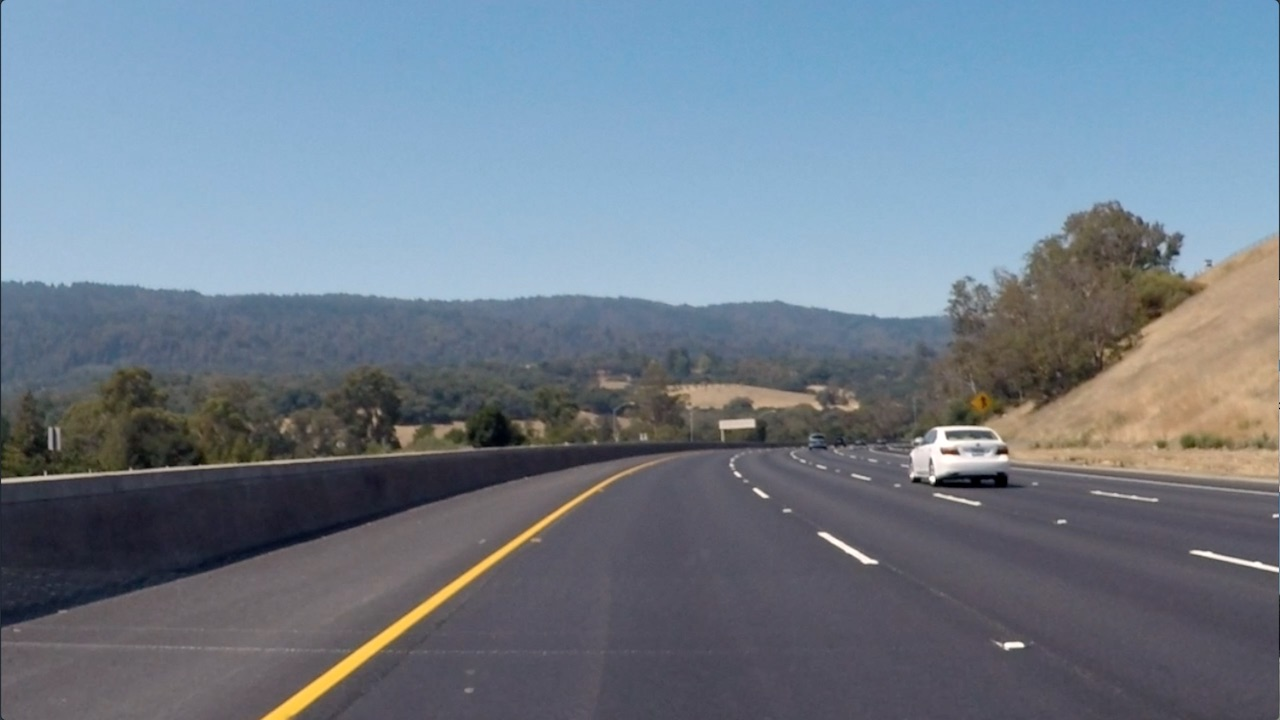
#> input picture test_images/curved-lane.jpg, 1280 x 720 px; its folder holds only this picture in this run
$ python -i stage1_util.py   (imports and definitions only)   (older library calls are emulated)
#> lines starting #> are read from the running program, lines starting #| are printed output that depends on the picture; after the words box and inside, x2 and y2 are one past the last pixel; in counts of white or black regions, pixels touching at a corner belong together
import numpy as np
import cv2
import glob
import pickle

# [54 lines left out: functions calibrate, load_camera_cal, not called in this run]

def cal_undistort(img, mtx, dist):
    undist = cv2.undistort(img, mtx, dist, None, mtx)
    return undist

#handcrafted road points for perspective projection matrix calculation
src = np.float32 ([
        [220, 651],
        [350, 577],
        [828, 577],
        [921, 651]
    ])

dst = np.float32 ([
        [220, 651],
        [220, 577],
        [921, 577],
        [921, 651]
    ])

#h = 1280 #exampleImg_undistort.shape[:2]
#w = 720

# define source and destination points for transform
#src = np.float32([(575,464),
#                  (707,464),
#                  (258,682),
#                  (1049,682)])
#dst = np.float32([(450,0),
#                  (w-450,0),
#                  (450,h),
#                  (w-450,h)])

# calculating front view -> top view projection matrix
M_perspective_720 = cv2.getPerspectiveTransform (src, dst)
# calculating top -> front view matrix
M_perspective_inv_720 = cv2.getPerspectiveTransform (dst, src)

# [52 lines left out: functions corners_unwarp, morphology_filter, not called in this run]

# Define a function that applies Sobel x or y,
# then takes an absolute value and applies a threshold.
# Note: calling your function with orient='x', thresh_min=5, thresh_max=100
# should produce output like the example image shown above this quiz.
def abs_sobel_thresh(img, orient='x', sobel_kernel=3, thresh=(0, 255), space = 'gray', ch=0):
    # Convert to grayscale
    gray = img
    if space == 'gray':
        gray = cv2.cvtColor(img, cv2.COLOR_RGB2GRAY)
    elif space == 'hls':
        hls = cv2.cvtColor(img, cv2.COLOR_RGB2HLS)
        #H = hls[:,:,0]
        #L = hls[:,:,1]
        gray = hls[:,:,ch]
    elif space == 'hsv':
        hls = cv2.cvtColor(img, cv2.COLOR_RGB2HSV)
        #H = hls[:,:,0]
        #L = hls[:,:,1]
        gray = hls[:,:,ch]
    elif space == 'yuv':
        hls = cv2.cvtColor(img, cv2.COLOR_RGB2YUV)
        #H = hls[:,:,0]
        #L = hls[:,:,1]
        gray = hls[:,:,ch]
    else:
        gray = cv2.cvtColor(img, cv2.COLOR_RGB2GRAY)

    # Apply x or y gradient with the OpenCV Sobel() function
    # and take the absolute value
    if orient == 'x':
        abs_sobel = np.absolute(cv2.Sobel(gray, cv2.CV_64F, 1, 0, ksize=sobel_kernel))
    if orient == 'y':
        abs_sobel = np.absolute(cv2.Sobel(gray, cv2.CV_64F, 0, 1, ksize=sobel_kernel))
    # Rescale back to 8 bit integer
    scaled_sobel = np.uint8(255*abs_sobel/np.max(abs_sobel))
    # Create a copy and apply the threshold
    binary_output = np.zeros_like(scaled_sobel)
    # Here I'm using inclusive (>=, <=) thresholds, but exclusive is ok too
    binary_output[(scaled_sobel >= thresh[0]) & (scaled_sobel <= thresh[1])] = 1

    # Return the result
    return binary_output

# Define a function that applies Sobel x and y,
# then computes the magnitude of the gradient
# and applies a threshold
def mag_thresh(img, sobel_kernel=3, mag_thresh=(0, 255), space = 'gray', ch=1):
    # Convert to grayscale
    gray = img
    if space == 'gray':
        gray = cv2.cvtColor(img, cv2.COLOR_RGB2GRAY)
    elif space == 'hls':
        hls = cv2.cvtColor(img, cv2.COLOR_RGB2HLS)
        #H = hls[:,:,0]
        #L = hls[:,:,1]
        gray = hls[:,:,ch]
    elif space == 'hsv':
        hsv = cv2.cvtColor(img, cv2.COLOR_RGB2HSV)
        #H = hls[:,:,0]
        #L = hls[:,:,1]
        gray = hsv[:,:,ch]
    elif space == 'yuv':
        hls = cv2.cvtColor(img, cv2.COLOR_RGB2YUV)
        #H = hls[:,:,0]
        #L = hls[:,:,1]
        gray = hls[:,:,ch]
    else:
        gray = cv2.cvtColor(img, cv2.COLOR_RGB2GRAY)
    # Take both Sobel x and y gradients
    sobelx = cv2.Sobel(gray, cv2.CV_64F, 1, 0, ksize=sobel_kernel)
    sobely = cv2.Sobel(gray, cv2.CV_64F, 0, 1, ksize=sobel_kernel)
    # Calculate the gradient magnitude
    gradmag = np.sqrt(sobelx**2 + sobely**2)
    # Rescale to 8 bit
    scale_factor = np.max(gradmag)/255
    gradmag = (gradmag/scale_factor).astype(np.uint8)
    # Create a binary image of ones where threshold is met, zeros otherwise
    binary_output = np.zeros_like(gradmag)
    binary_output[(gradmag >= mag_thresh[0]) & (gradmag <= mag_thresh[1])] = 1

    # Return the binary image
    return binary_output

# Define a function that applies Sobel x and y,
# then computes the direction of the gradient
# and applies a threshold.
# Define a function to threshold an image for a given range and Sobel kernel
def dir_threshold(img, sobel_kernel=3, thresh=(0, np.pi/2), space = 'gray', ch=1):
    # Convert to grayscale
    gray = img
    if space == 'gray':
        gray = cv2.cvtColor(img, cv2.COLOR_RGB2GRAY)
    elif space == 'hls':
        hls = cv2.cvtColor(img, cv2.COLOR_RGB2HLS)
        #H = hls[:,:,0]
        #L = hls[:,:,1]
        gray = hls[:,:,ch]
    elif space == 'hsv':
        hls = cv2.cvtColor(img, cv2.COLOR_RGB2HSV)
        #H = hls[:,:,0]
        #L = hls[:,:,1]
        gray = hls[:,:,ch]
    elif space == 'yuv':
        hls = cv2.cvtColor(img, cv2.COLOR_RGB2YUV)
        #H = hls[:,:,0]
        #L = hls[:,:,1]
        gray = hls[:,:,ch]
    else:
        gray = cv2.cvtColor(img, cv2.COLOR_RGB2GRAY)
    # Calculate the x and y gradients
    sobelx = cv2.Sobel(gray, cv2.CV_64F, 1, 0, ksize=sobel_kernel)
    sobely = cv2.Sobel(gray, cv2.CV_64F, 0, 1, ksize=sobel_kernel)
    # Take the absolute value of the gradient direction,
    # apply a threshold, and create a binary image result
    absgraddir = np.arctan2(np.absolute(sobely), np.absolute(sobelx))
    binary_output =  np.zeros_like(absgraddir)
    binary_output[(absgraddir >= thresh[0]) & (absgraddir <= thresh[1])] = 1

    # Return the binary image
    return binary_output

# Edit this function to create your own pipeline.
def pipeline(img, s_thresh=(140, 255), sx_thresh=(30, 100)):
    img = np.copy(img)
    # Choose a Sobel kernel size
    ksize = 15 # Choose a larger odd number to smooth gradient measurements

    # Apply each of the thresholding functions
    gradx = abs_sobel_thresh(img, orient='x', sobel_kernel=ksize, thresh=sx_thresh, space = 'yuv', ch=0)
    grady = abs_sobel_thresh(img, orient='y', sobel_kernel=ksize, thresh=sx_thresh, space = 'yuv', ch=0)
    mag_binary = mag_thresh(img, sobel_kernel=ksize, mag_thresh=sx_thresh, space = 'yuv', ch=0)
    dir_binary = dir_threshold(img, sobel_kernel=ksize, thresh=(.7, 1.3), space = 'yuv', ch=0)

    combined = np.zeros_like(dir_binary)
    #combined[((gradx == 1) & (grady == 1)) | ((mag_binary == 1) & (dir_binary == 1))] = 1
    combined[((gradx == 1) & (grady == 1) & (dir_binary == 1))] = 1
    #scaled_combined = np.uint8(255*combined/np.max(combined))

    # Convert to HSV color space and separate the V channel
    hsv = cv2.cvtColor(img, cv2.COLOR_RGB2YUV).astype(np.float)
    #l_channel = hsv[:,:,1]
    s_channel = hsv[:,:,1]
    # Sobel x
    #sobelx = cv2.Sobel(l_channel, cv2.CV_64F, 1, 0) # Take the derivative in x
    #abs_sobelx = np.absolute(sobelx) # Absolute x derivative to accentuate lines away from horizontal
    #scaled_sobel = np.uint8(255*abs_sobelx/np.max(abs_sobelx))

    # Threshold x gradient
    #sxbinary = np.zeros_like(scaled_sobel)
    #sxbinary[(scaled_sobel >= sx_thresh[0]) & (scaled_sobel <= sx_thresh[1])] = 1

    # Threshold color channel
    s_binary = np.zeros_like(s_channel)
    s_binary[(s_channel >= s_thresh[0]) & (s_channel <= s_thresh[1])] = 1
    # Stack each channel
    # Note color_binary[:, :, 0] is all 0s, effectively an all black image. It might
    # be beneficial to replace this channel with something else.
    color_binary = np.dstack(( np.zeros_like(combined), combined, s_binary))

    d_binary = np.zeros_like(combined)
    d_binary[(s_binary == 1) | (combined == 1)] = 1

    return d_binary, color_binary


>>> import cv2
>>> picture = cv2.cvtColor(cv2.imread('test_images/curved-lane.jpg'), cv2.COLOR_BGR2RGB)
>>> result = pipeline(picture)
#> in pipeline, `gradx = abs_sobel_thresh(img, orient='x', sobel_kernel=ksize, thresh=s..`:
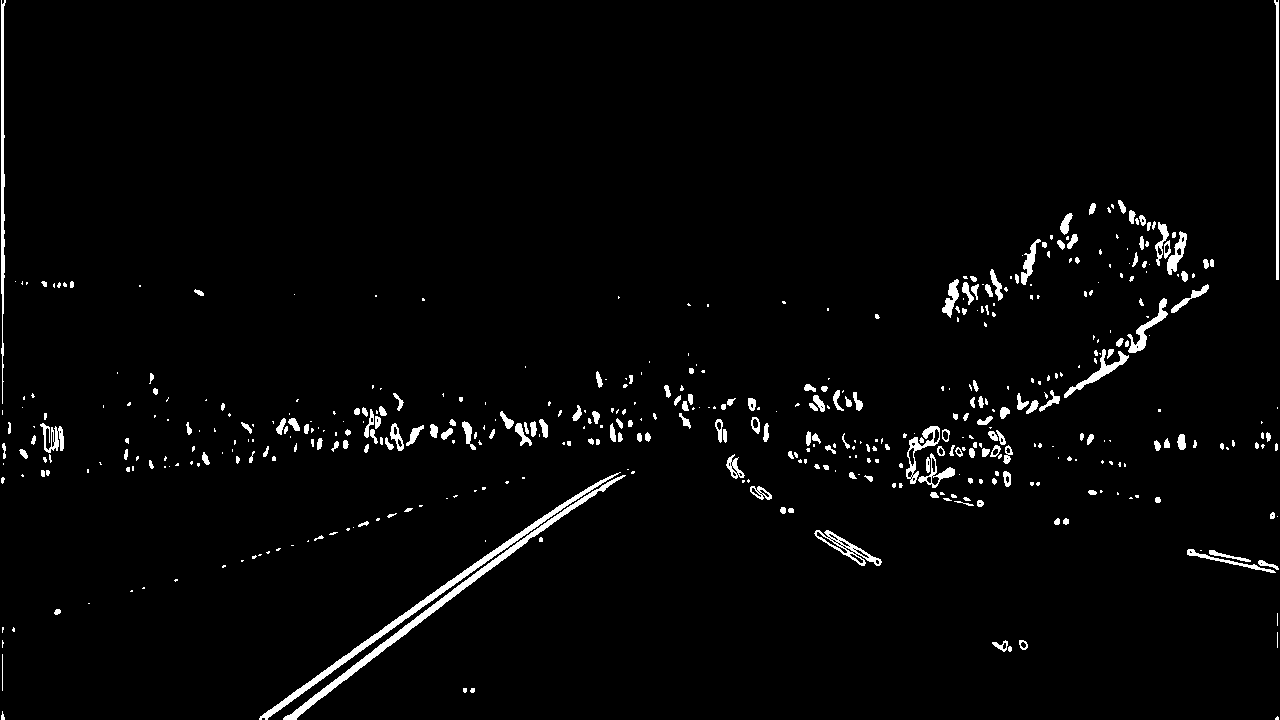
#> gradx: shape (720, 1280); values 0 (black) and 1 (white), 2.5% white; 476 white regions (271 under 20 px), largest, box (x1, y1, x2, y2) and area: (283, 475, 626, 720) 2493, (259, 472, 621, 720) 2400, (1, 0, 6, 404) 1094
#> in mag_thresh, `sobely = cv2.Sobel(gray, cv2.CV_64F, 0, 1, ksize=sobel_kernel)`:
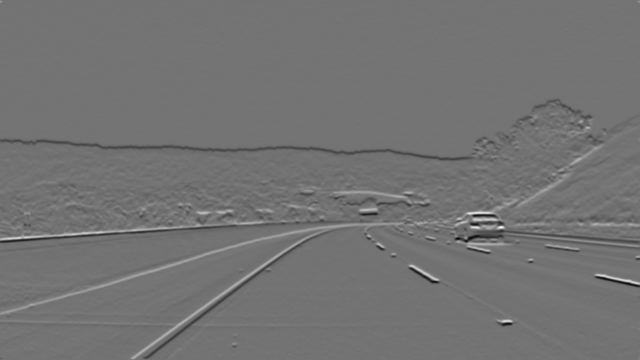
#> sobely: shape (720, 1280) float64 (shown at 1/2 size); min -4.58e+09, max 5.54e+09, mean -12593762.9; drawn with min black and max white
#> in mag_thresh, `scale_factor = np.max(gradmag)/255`: scale_factor = 22316288.4
#> in pipeline, `hsv = cv2.cvtColor(img, cv2.COLOR_RGB2YUV).astype(np.float)`:
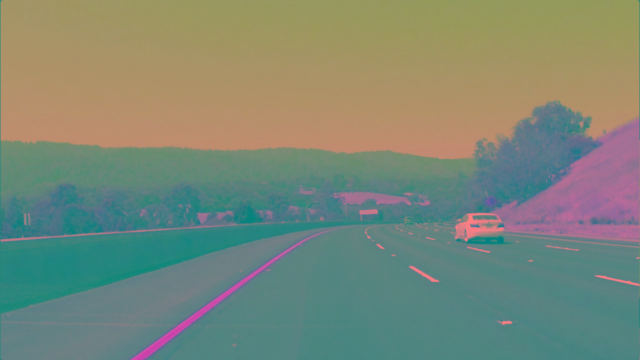
#> hsv: shape (720, 1280, 3) float64 (shown at 1/2 size); mean R, G, B 122.7, 135.8, 118.8
#> in pipeline, `s_channel = hsv[:,:,1]`:
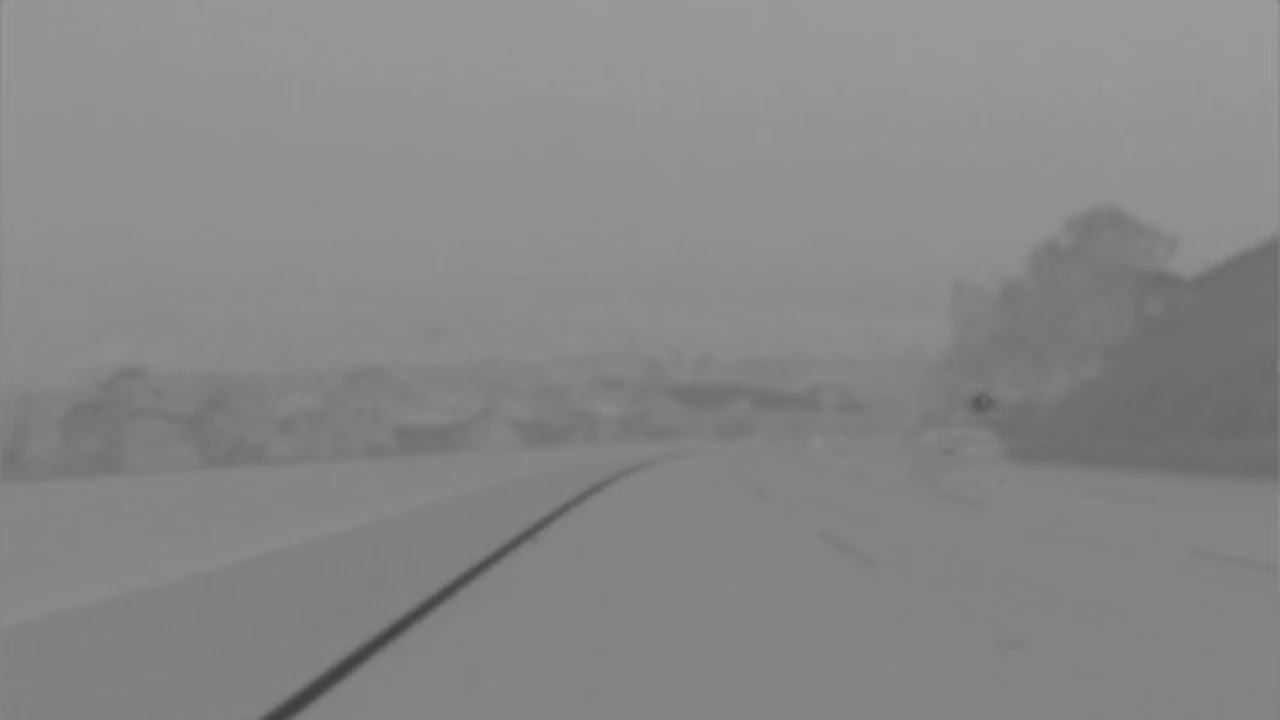
#> s_channel: shape (720, 1280) float64; min 62, max 156, mean 135.8

$ run again, on test_images/signs_vehicles_xygrad.jpg
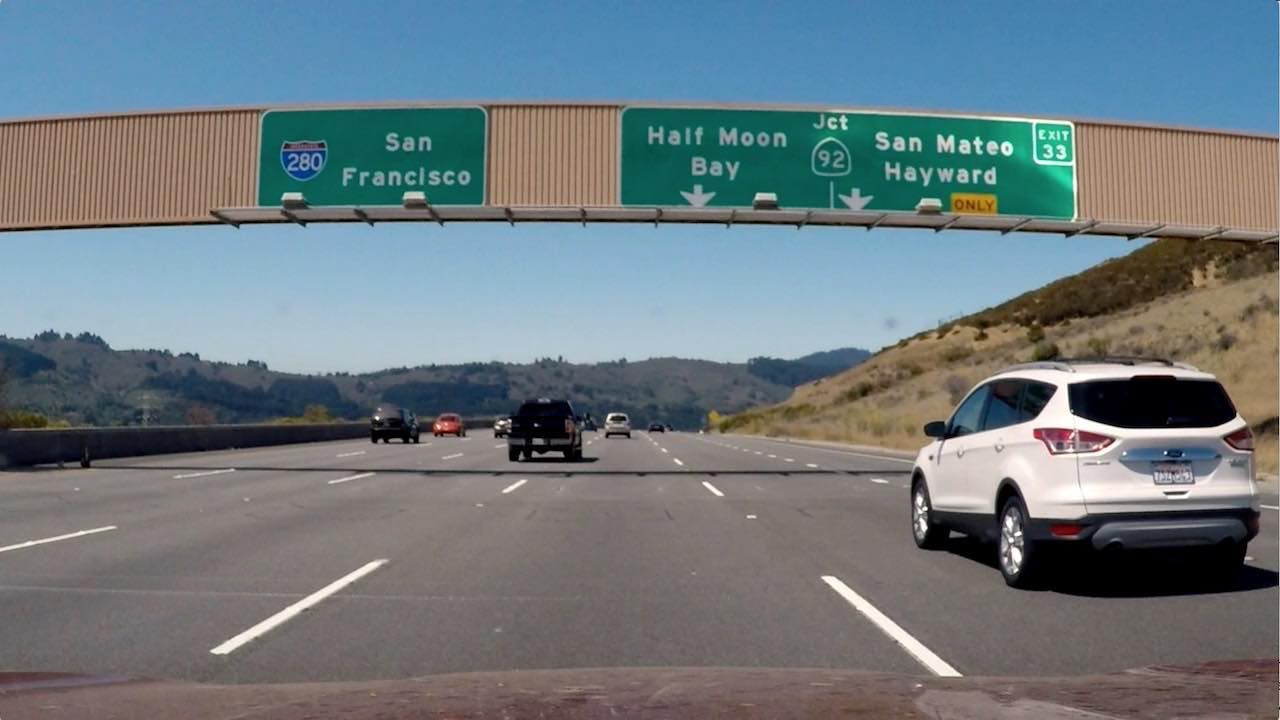
#> input picture test_images/signs_vehicles_xygrad.jpg, 1280 x 720 px
#> hls: shape (720, 1280, 3); mean of channels 0, 1, 2 118.6, 132.5, 119.8
#> in pipeline, `gradx = abs_sobel_thresh(img, orient='x', sobel_kernel=ksize, thresh=s..`:
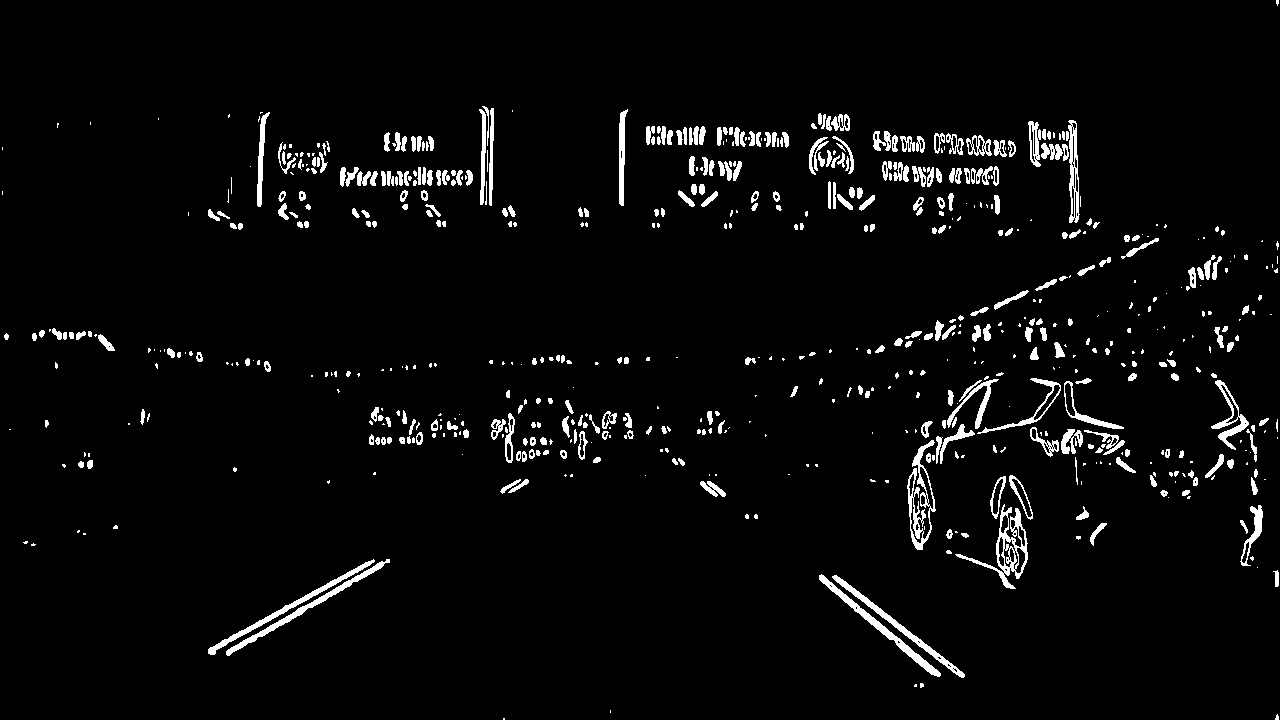
#> gradx: shape (720, 1280); values 0 (black) and 1 (white), 3.7% white; 675 white regions (318 under 20 px), largest, box (x1, y1, x2, y2) and area: (955, 504, 1028, 589) 1214, (907, 440, 936, 550) 1079, (819, 574, 941, 677) 1029
#> grady: shape (720, 1280); values 0 (black) and 1 (white), 9.4% white; 578 white regions (257 under 20 px), largest, box (x1, y1, x2, y2) and area: (0, 208, 1227, 244) 8942, (0, 241, 1158, 380) 7609, (0, 465, 840, 499) 4143
#> scale_factor = 26387269.8
#> mag_binary: shape (720, 1280); values 0 (black) and 1 (white), 11.2% white; 294 white regions (153 under 20 px), largest, box (x1, y1, x2, y2) and area: (0, 105, 1280, 380) 36485, (0, 342, 1280, 601) 34941, (208, 557, 390, 657) 1792
#> dir_binary: shape (720, 1280) float64; values 0 (black) and 1 (white), 33.5% white; 7750 white regions (6226 under 20 px), largest, box (x1, y1, x2, y2) and area: (142, 475, 420, 681) 14839, (578, 282, 961, 467) 14018, (765, 489, 1019, 690) 13596
#> in pipeline, `s_channel = hsv[:,:,1]`:
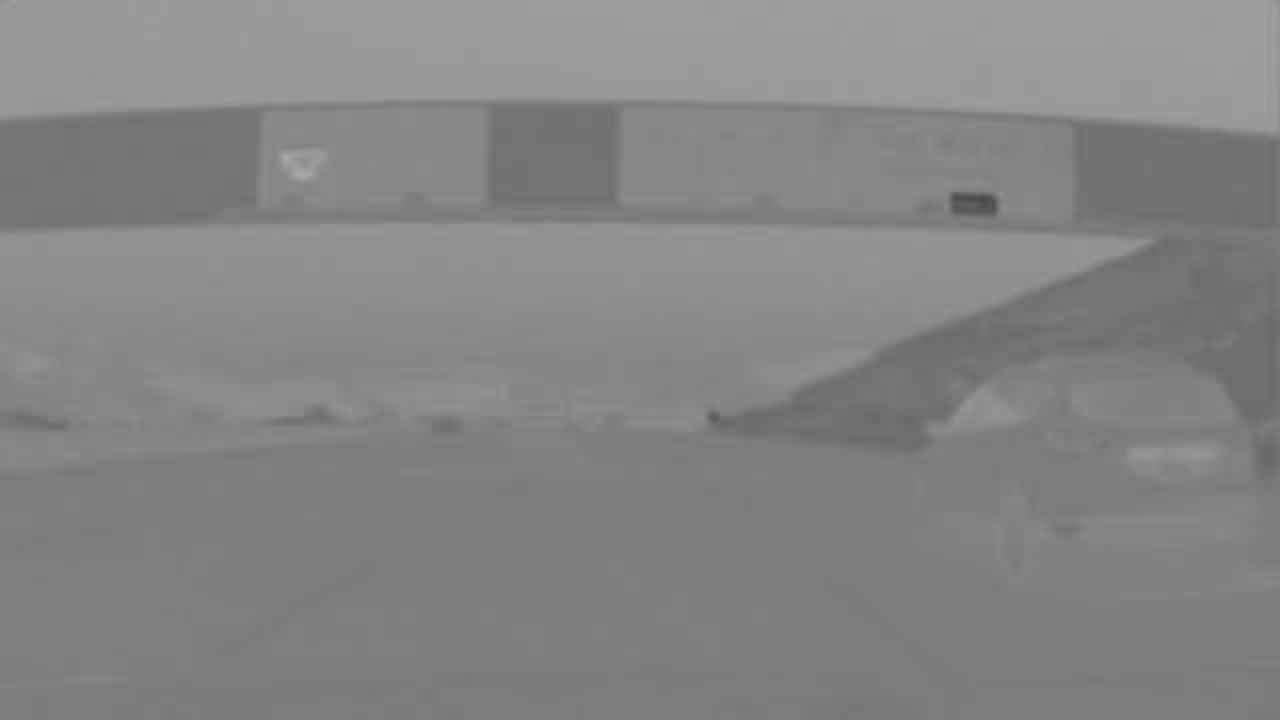
#> s_channel: shape (720, 1280) float64; min 73, max 171, mean 132.5
